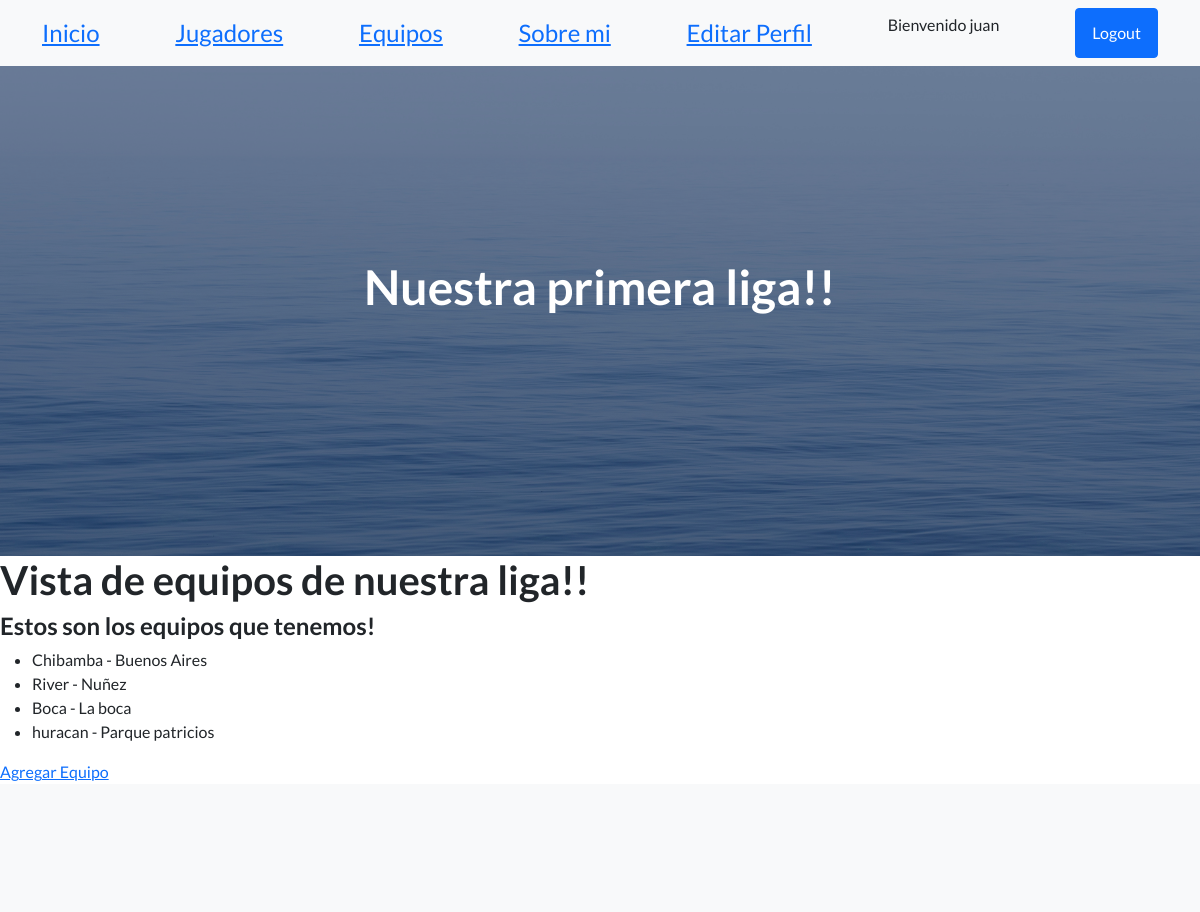
The app's page /app-coder/equipos/ (signed in) with its own data.
### AppCoder/models.py (models this page shows, shortened)
class Equipo(models.Model):
    nombre = models.CharField( max_length=50)
    ciudad = models.CharField(max_length=50,null=True)

### AppCoder/views.py (the view)
# urls.py: path("equipos/", equipos, name="Equipos"),
def equipos(request):
    lista = Equipo.objects.all()
    return render(request, "equipos.html", {"lista_equipos":lista})

### AppCoder/Template/equipos.html
{% extends 'padre.html' %}
{% load static %}
{% block contenidoQueCambia %}
<h1>Vista de equipos de nuestra liga!!</h1>
<h4>Estos son los equipos que tenemos!</h4>
<ul>
        {% for equipo in lista_equipos %}
            <li>{{equipo.nombre}} - {{equipo.ciudad}}</li>
        {% endfor %}
</ul>
<a href="{% url "EquipoFormulario" %}">Agregar Equipo</a>
{% endblock contenidoQueCambia %}

### AppCoder/Template/padre.html (shortened to what this page needs)
<!DOCTYPE html>
<html lang="en">
    <head>
        {% load static %}
        <link href="https://cdn.jsdelivr.net/npm/bootstrap-icons@1.5.0/font/bootstrap-icons.css" rel="stylesheet" type="text/css" />
        <link href="{% static 'css/styles.css' %}" rel="stylesheet" />
    </head>
    <body>
        <nav class="navbar navbar-light bg-light static-top">
            <div class="container">
                <a class="navbar-brand1" style="font-size: x-large;" href="#!">Inicio</a>
                <a class="navbar-brand2" style="font-size: x-large;"  href="{% url "Jugadores" %}">Jugadores</a>
                <a class="navbar-brand3"  style="font-size: x-large;" href="{% url "Equipos" %}">Equipos</a>
                <a class="navbar-brand3" style="font-size: x-large;" href="{% url "AboutMe" %}">Sobre mi</a>
                <a class="navbar-brand3" style="font-size: x-large;" href="{% url "EditarPerfil" %}">Editar Perfil</a>
                {% if user.is_authenticated %}
                    <p>Bienvenido {{user.username}}  </p>
                    <a class="btn btn-primary" href="{% url "Logout" %}">Logout</a>
                {% else %}
                <a class="btn btn-primary" href="{% url "Login" %}">Login</a>
                <a class="navbar-brand3" style="font-size: x-large;" href="{% url "Registrar" %}">Registrar</a>
                {% endif %}
            </div>
        </nav>
        <header class="masthead">
            <div class="container position-relative">
                <div class="row justify-content-center">
                    <div class="col-xl-6">
                        <div class="text-center text-white">
                            <h1 class="mb-5">Nuestra primera liga!!</h1>
                        </div>
                    </div>
                </div>
            </div>
        </header>
        {% block contenidoQueCambia %}
        {% endblock contenidoQueCambia %}
        <footer class="footer bg-light">
        </footer>
    </body>
</html>

### records on screen
Equipo: nombre "Chibamba", ciudad "Buenos Aires"
Equipo: nombre "River", ciudad "Nuñez"
Equipo: nombre "Boca", ciudad "La boca"
Equipo: nombre "huracan", ciudad "Parque patricios"

### other values on screen
{{ user.username }} "juan"
